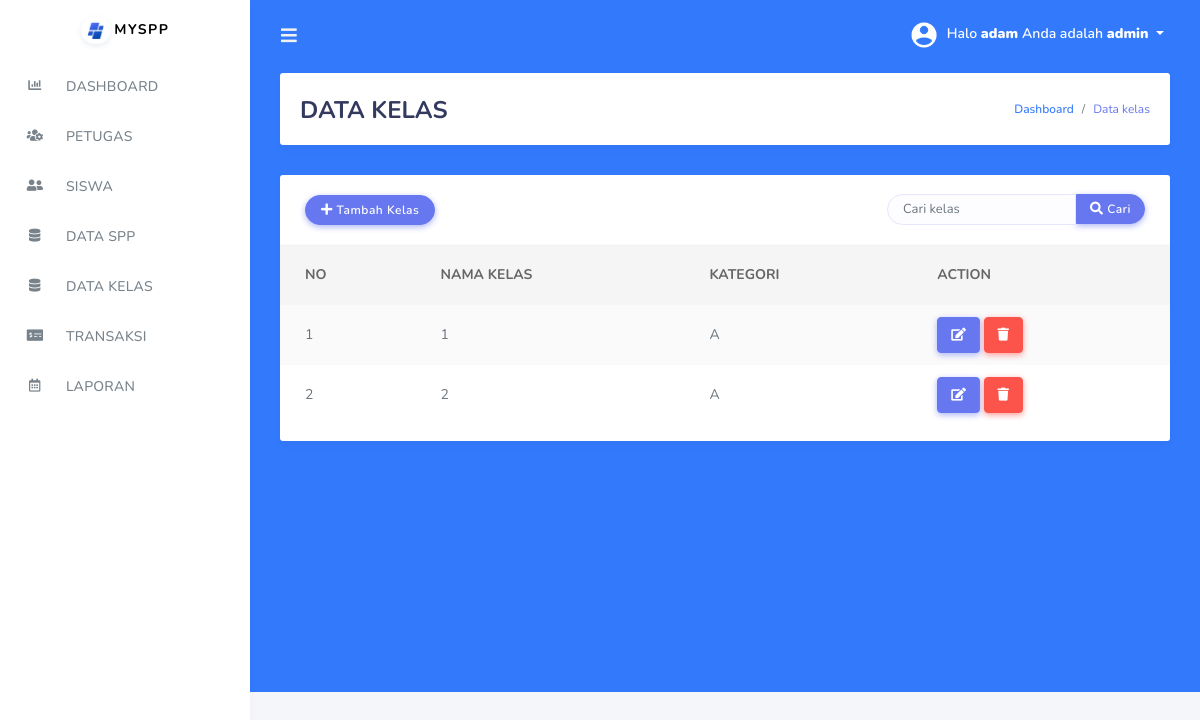
Page /kelas.php (signed in) on the committed database.
### tables this page shows
CREATE TABLE `kelas` (
  `id_kelas` int(11) NOT NULL,
  `nama_kelas` varchar(10) NOT NULL,
  `kategori` varchar(50) NOT NULL
);

### kelas.php (the view, shortened to what this page needs)
<?php
include('koneksi.php');
if (isset($_GET['keyword']) && !empty($_GET['keyword'])) {
    $keyword = $_GET['keyword'];
    $query = "SELECT * FROM kelas WHERE nama_kelas LIKE '%$keyword%' ORDER BY id_kelas ASC";
} else {
    $query = "SELECT * FROM kelas ORDER BY id_kelas ASC";
}
$result = mysqli_query($koneksi, $query);
include('tampilan/header.php');
include('tampilan/sidebar.php');
?>
<!DOCTYPE html>
<html>
<link href="assets/vendor/aos/aos.css" rel="stylesheet">
<link href="css/scroll-bar.css" rel="stylesheet">
<head>
</head>
<body>
    <div class="main-content bg-primary">
        <section class="section">
            <div class="section-header" data-aos="zoom-out" data-aos-offset="250">
                <h1>DATA KELAS</h1>
                <div class="section-header-breadcrumb">
                    <div class="breadcrumb-item active"><a href="#">Dashboard</a></div>
                    <div class="breadcrumb-item text-primary">Data kelas</div>
                </div>
            </div>
            <div class="row">
                <div class="col-12">
                    <div class="card">
                        <div class="card-header" data-aos="fade-left" data-aos-delay="400">
                            <a href="tambah_kelas.php" class="btn btn-primary"><i class="fas fa-plus"></i> Tambah
                                Kelas</a>
                            <div class="card-header-form">
                                <form method="GET" action="">
                                    <div class="input-group">
                                        <input type="text" class="form-control" name="keyword" placeholder="Cari kelas"
                                            value="<?php echo isset($_GET['keyword']) ? $_GET['keyword'] : ''; ?>">
                                        <div class="input-group-btn">
                                            <button class="btn btn-primary" type="submit"><i class="fas fa-search"></i>
                                                Cari</button>
                                        </div>
                                    </div>
                                </form>
                            </div>
                        </div>
                        <div class="card-body p-0" data-aos="fade-in" data-aos-delay="300">
                            <div class="table-responsive">
                                <table class="table table-striped">
                                    <thead>
                                        <tr>
                                            <th>NO</th>
                                            <th>NAMA KELAS</th>
                                            <th>KATEGORI</th>
                                            <th>ACTION</th>
                                        </tr>
                                    </thead>
                                    <tbody>
                                        <?php
                                        $no = 1;
                                        while ($row = mysqli_fetch_assoc($result)) {
                                            ?>
                                            <tr>
                                                <td>
                                                    <?php echo $no; ?>
                                                </td>
                                                <td>
                                                    <?php echo $row['nama_kelas']; ?>
                                                </td>
                                                <td>
                                                    <?php echo substr($row['kategori'], 0, 20); ?>
                                                </td>
                                                <td>
                                                    <a href="edit_kelas.php?id=<?php echo $row['id_kelas']; ?>"
                                                        class="btn btn-primary"><i class="fas fa-edit"></i></a>
                                                    <a href="proses_hapuskelas.php?id=<?php echo $row['id_kelas']; ?>"
                                                        class="btn btn-danger"
                                                        onClick="return confirm('Anda yakin akan menghapus data ini?')"><i
                                                            class="fas fa-trash"></i></a>
                                                </td>
                                            </tr>
                                            <?php
                                            $no++;
                                        }
                                        ?>
                                    </tbody>
                                </table>
                            </div>
                        </div>
                    </div>
                </div>
            </div>
        </section>
    </div>
</body>
</html>

### css/scroll-bar.css (style rules this page uses)
body { --sb-track-color: #3279fc; --sb-thumb-color: #ffffff; --sb-size: 13px; scrollbar-color: var(--sb-thumb-color) var(--sb-track-color); }

### rows in the picture
kelas: nama_kelas "1", kategori "A"
kelas: nama_kelas "2", kategori "A"

### other values in the picture
$_SESSION['username'] "adam"
$_SESSION['level'] "admin"
